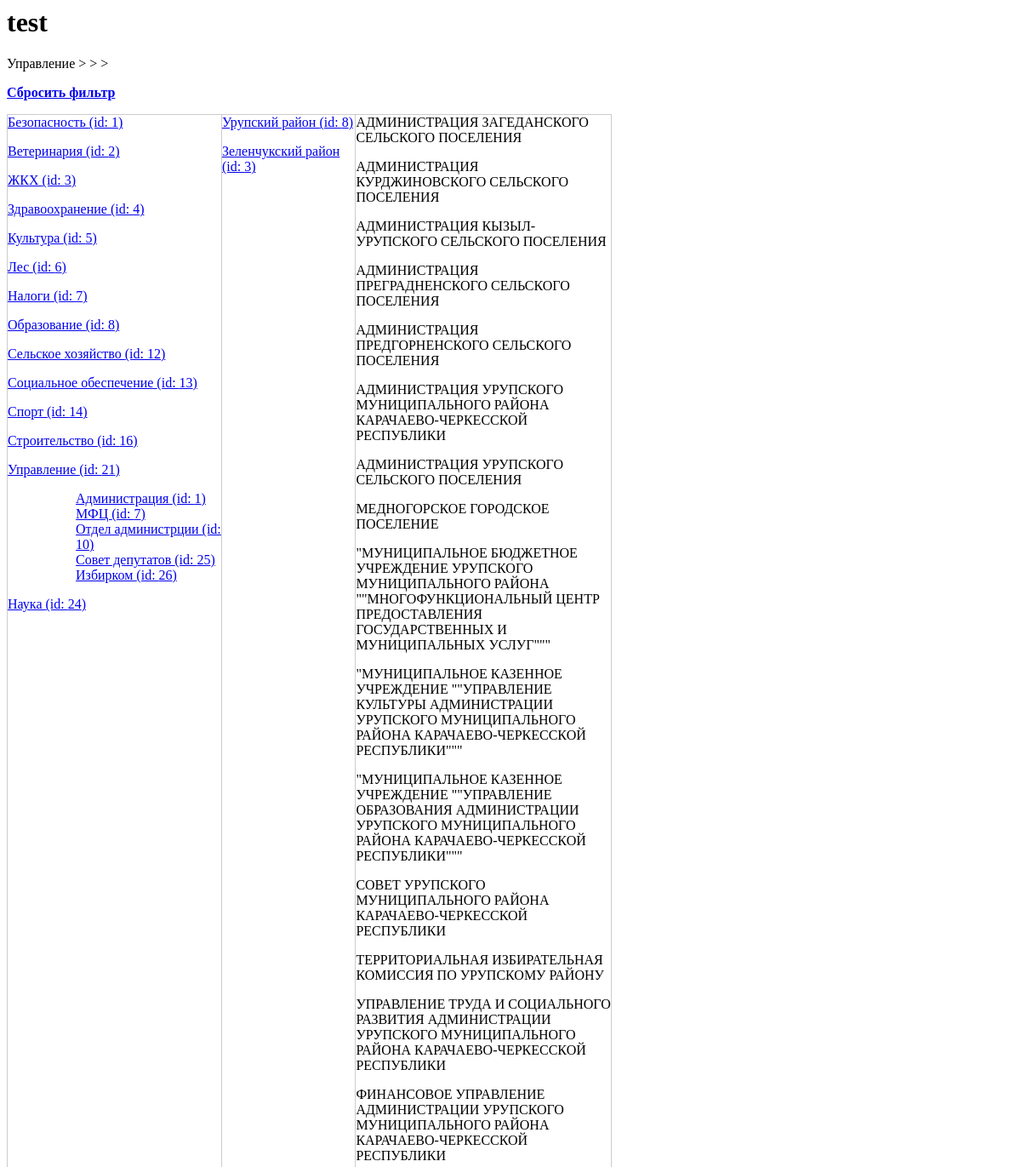
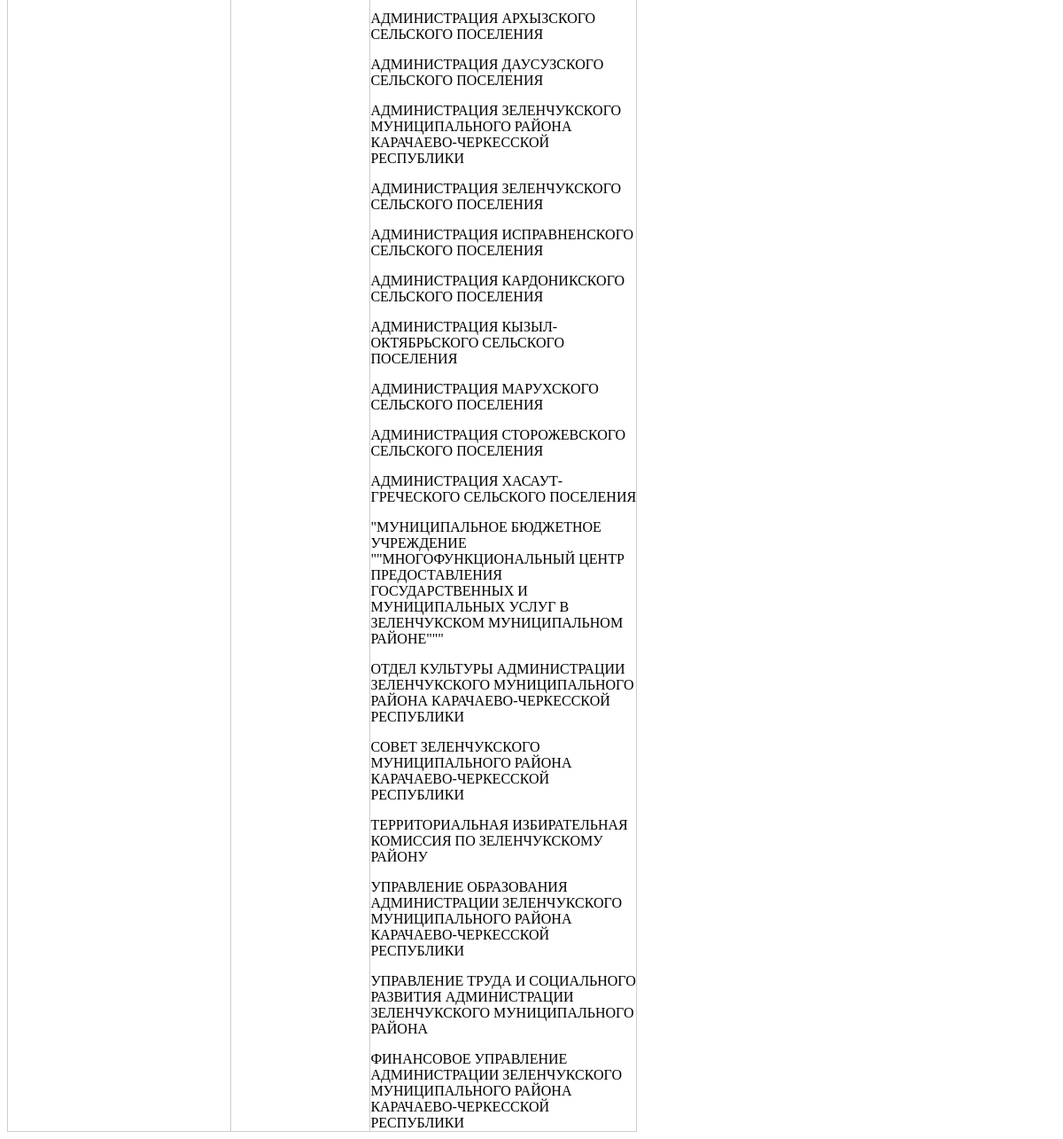
/21/0/0/0/, run on an earlier commit of the app's database (2 pictures, top to bottom).
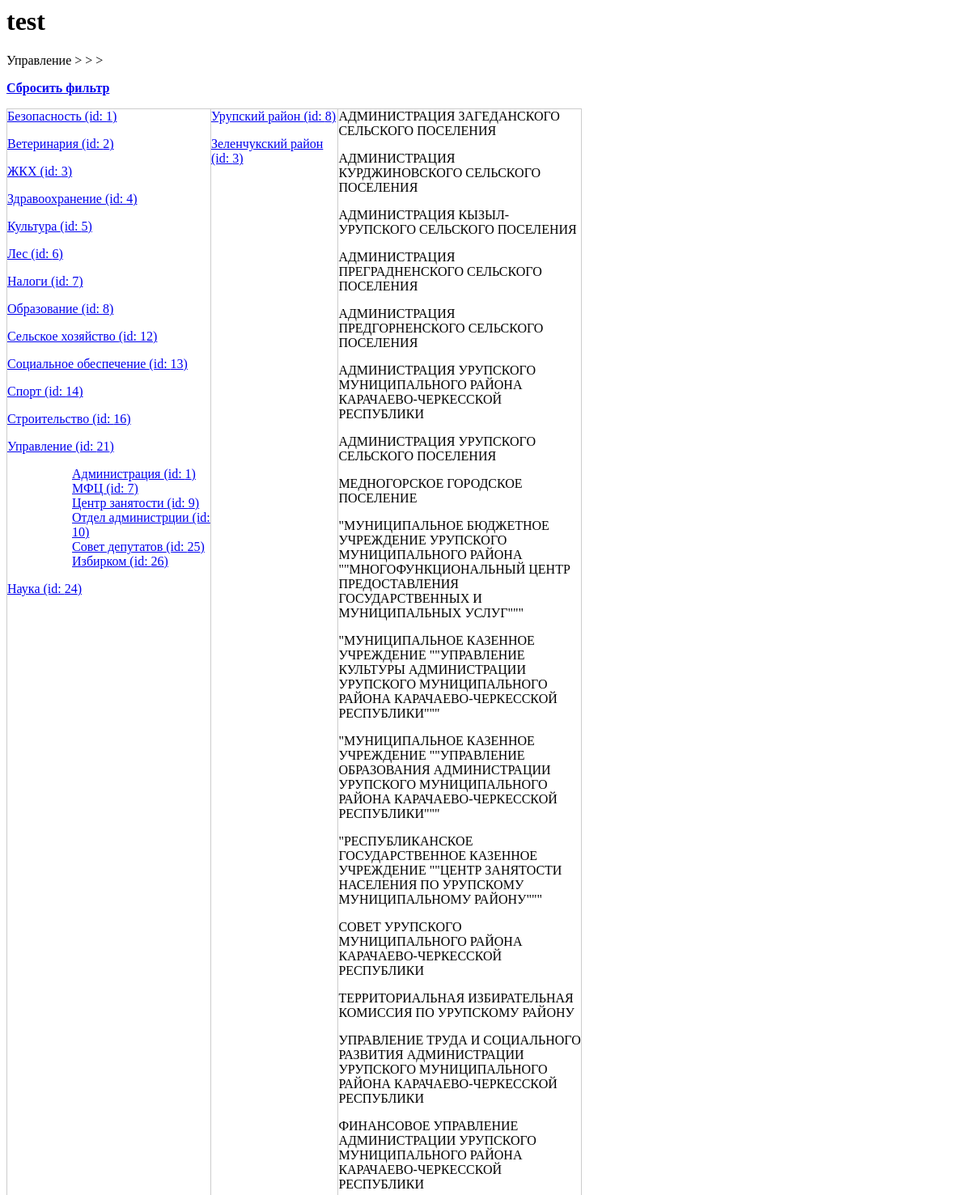
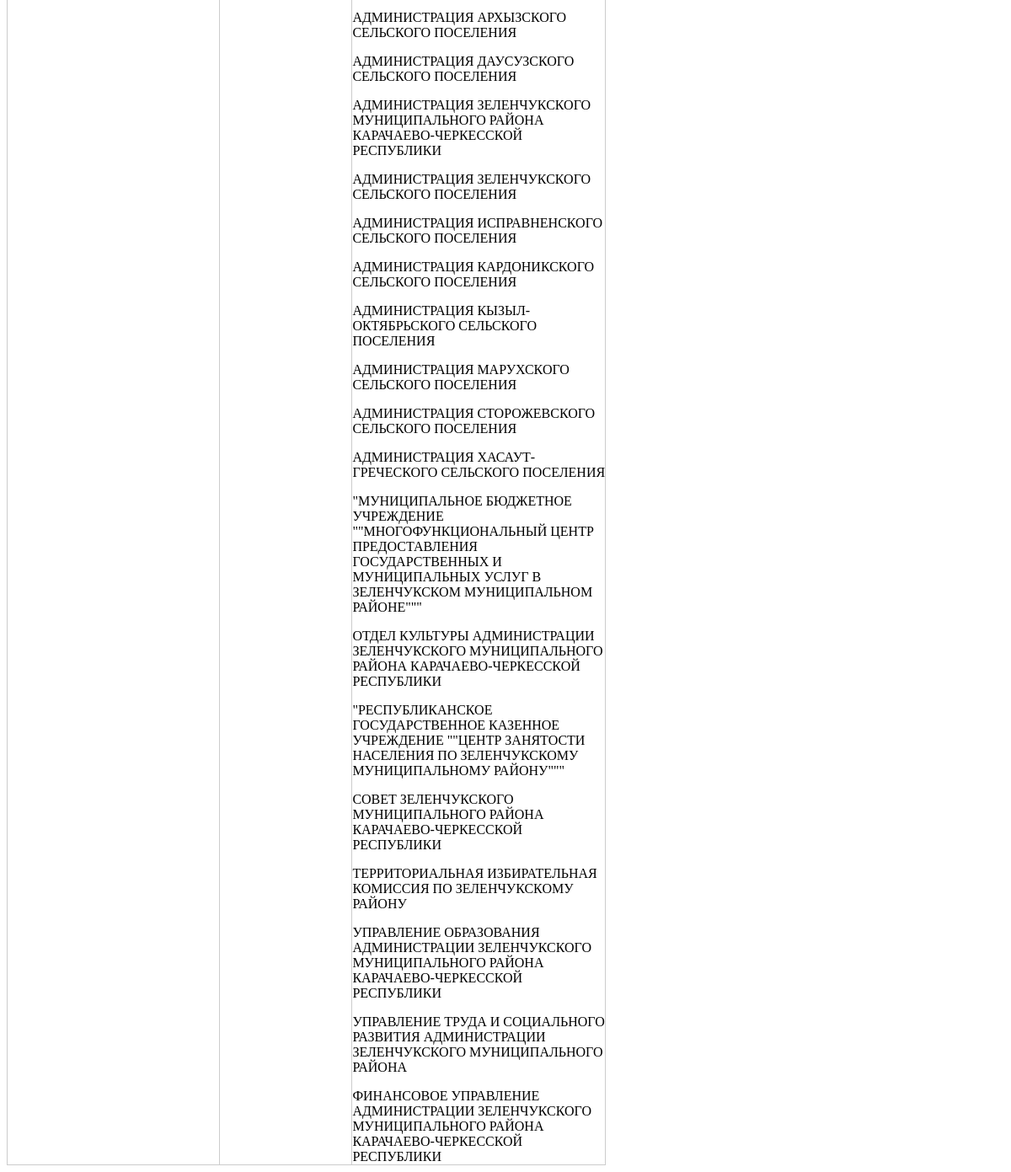
And on a later commit of the database (2 pictures, top to bottom).
### rep_test_00/models.py (models this page shows, shortened)
class Otrasl(models.Model):
	name = models.CharField(max_length=50, verbose_name='Наименование')
	def __str__(self):
		return self.name
	class Meta:
		verbose_name_plural = 'Отрасли'
		verbose_name = 'Отрасль'

class PodOtrasl(models.Model):
	otrasl = models.ForeignKey(Otrasl, null=True, on_delete=models.PROTECT, verbose_name='Отрасль')
	name = models.CharField(max_length=50, verbose_name='Наименование')
	class Meta:
		verbose_name_plural = 'Подотрасли'
		verbose_name = 'Подотрасль'

class GorRayon(models.Model):
	region = models.ForeignKey(Regions, null=True, on_delete=models.PROTECT, verbose_name='Регион')
	name = models.CharField(max_length=50, verbose_name='Наименование')
	class Meta:
		verbose_name_plural = 'Города и(или) Районы'
		verbose_name = 'Город и(или) Район'

class Org(models.Model):
	otrasl = models.ForeignKey(Otrasl, null=True, on_delete=models.PROTECT, verbose_name='Отрасль')
	pod_otrasl = ChainedForeignKey(
        PodOtrasl,
        chained_field='otrasl',
        chained_model_field='otrasl',
        show_all=False,
        auto_choose=True,
        null=True,
        verbose_name='Подотрасль')
	region = models.ForeignKey(Regions, null=True, on_delete=models.PROTECT, verbose_name='Регион')
	rayon = ChainedForeignKey(
        GorRayon,
        chained_field='region',
        chained_model_field='region',
        show_all=False,
        auto_choose=True,
        null=True,
        verbose_name='Район')
	nsp = ChainedForeignKey(
        Nsp,
        chained_field='rayon',
        chained_model_field='rayon',
        show_all=False,
        auto_choose=True,
        null=True,
        verbose_name='Населенный пункт')
	inn = models.CharField(max_length=12, verbose_name='ИНН')
	name = models.CharField(max_length=300, verbose_name='Наименование')
	name_short = models.CharField(null=True, max_length=300, verbose_name='Сокращенное наименование')
	okved = models.CharField(null=True, max_length=8, verbose_name='ОКВЭД')
	okved_name = models.CharField(null=True, max_length=500, verbose_name='ОКВЭД наименование')
	class Meta:
		verbose_name_plural = 'Организации'
		verbose_name = 'Организация'

### rep_test_00/views.py (the view)
# urls.py: path('<int:otrasl_id>/<int:podotrasl_id>/<int:rayon_id>/<int:nsp_id>/', by_otrasl),
def by_otrasl(request, otrasl_id, podotrasl_id, rayon_id, nsp_id):
	ME_OTRASL_ID = otrasl_id
	ME_PODOTRASL_ID = podotrasl_id
	ME_RAYON_ID = rayon_id
	ME_NSP_ID = nsp_id
	Rayons = GorRayon.objects.filter(org__rayon__gt=0).distinct()
	Nsps = Nsp.objects.filter(org__nsp__gt=0).distinct()
	Otrasls = Otrasl.objects.filter(org__otrasl__gt=0).distinct()
	PodOtrasls = PodOtrasl.objects.filter(org__pod_otrasl__gt=0).distinct()
	Orgs = Org.objects.all()
	t_otr, t_pod, t_ray, t_nsp = '', '', '', ''
	if ME_OTRASL_ID > 0:
		Orgs = Orgs.filter(otrasl=ME_OTRASL_ID)
		Rayons = Rayons.filter(org__otrasl=ME_OTRASL_ID)
		Nsps = Nsps.filter(org__otrasl=ME_OTRASL_ID)
		t_otr = Otrasl.objects.get(id=ME_OTRASL_ID)
	if ME_PODOTRASL_ID > 0:
		Orgs = Orgs.filter(pod_otrasl=ME_PODOTRASL_ID)
		Rayons = Rayons.filter(org__pod_otrasl=ME_PODOTRASL_ID)
		Nsps = Nsps.filter(org__pod_otrasl=ME_PODOTRASL_ID)
		t_pod = PodOtrasl.objects.get(id=ME_PODOTRASL_ID)
	if ME_RAYON_ID > 0:
		Orgs = Orgs.filter(rayon=ME_RAYON_ID)
		t_ray = GorRayon.objects.get(id=ME_RAYON_ID)
	if ME_NSP_ID > 0:
		Orgs = Orgs.filter(nsp=ME_NSP_ID)
		t_nsp = Nsp.objects.get(id=ME_NSP_ID)
	test = [t_otr, t_pod, t_ray, t_nsp]
	context = {'Rayons':Rayons, 'Nsps':Nsps, 'Otrasls':Otrasls, 'PodOtrasls':PodOtrasls, 'me_otr':ME_OTRASL_ID, 'me_podotr':ME_PODOTRASL_ID, 'me_ray': ME_RAYON_ID, 'me_nsp':ME_NSP_ID, 'Orgs':Orgs, 'test':test }
	return render(request, 'org_selector/index_1.html', context)

### rep_test_00/templates/org_selector/index_1.html (shortened to what this page needs)
{% load static %}
<html>
<head>
	<link rel="stylesheet" href="{% static 'org_selector/style.css'%}">
</head>
<body>
	<h1>test</h1>
	<div>
		{{ test.0 }} > {{ test.1 }} > {{ test.2 }} > {{ test.3 }}
		<p><a href="/0/0/0/0/"><strong>Сбросить фильтр</strong></a></p>
	</div>
	<div class="d-table">
	<div class="d-tr">
	<div class="d-td">
	{% for otrasl in Otrasls %}
		<p><a href="/{{otrasl.id}}/0/{{me_ray}}/{{me_nsp}}/">{{ otrasl.name }} (id: {{ otrasl.id }})</a></p>
		{% if otrasl.id == me_otr %}
		<ol>
		{% for podotrasls in PodOtrasls %}
			{% if podotrasls.otrasl == otrasl %}
				<ul><a href="/{{otrasl.id}}/{{podotrasls.id}}/{{me_ray}}/{{me_nsp}}/">{{ podotrasls.name }} (id: {{ podotrasls.id }})</a></ul>
			{% endif %}
		{% endfor %}
		</ol>
		{% endif %}
	{% endfor %}
	</div>
	<div class="d-td">
	{% for rayon in Rayons %}
		<p><a href="/{{me_otr}}/{{me_podotr}}/{{rayon.id}}/0/">{{ rayon.name }} (id: {{ rayon.id }})</a></p>
	{% endfor %}
	</div>
	<div class="d-td basic">
		{% if Orgs.count > 0 %}
		{% for org in Orgs %}
			<p>{{ org.name }}</p>
		{% endfor %}
		{% else %}
			<p><em>Нет данных ({{ test.0 }} > {{ test.1 }} > {{ test.2 }} > {{ test.3 }})!</em></p>
		{% endif %}
	</div>
	</div>
	</div>
</body>
</html>

What changed in the data, as far as the page shows it:
changed Otrasl "Управление": gains PodOtrasl (name "Центр занятости", id "9")
now on this page (row edited): Org: name "\"РЕСПУБЛИКАНСКОЕ ГОСУДАРСТВЕННОЕ КАЗЕННОЕ УЧРЕЖДЕНИЕ \"\"ЦЕНТР ЗАНЯТОСТИ НАСЕЛЕНИЯ ПО УРУПСКОМУ МУНИЦИПАЛЬНОМУ РАЙОНУ\"\"\""
now on this page (row edited): Org: name "\"РЕСПУБЛИКАНСКОЕ ГОСУДАРСТВЕННОЕ КАЗЕННОЕ УЧРЕЖДЕНИЕ \"\"ЦЕНТР ЗАНЯТОСТИ НАСЕЛЕНИЯ ПО ЗЕЛЕНЧУКСКОМУ МУНИЦИПАЛЬНОМУ РАЙОНУ\"\"\""
